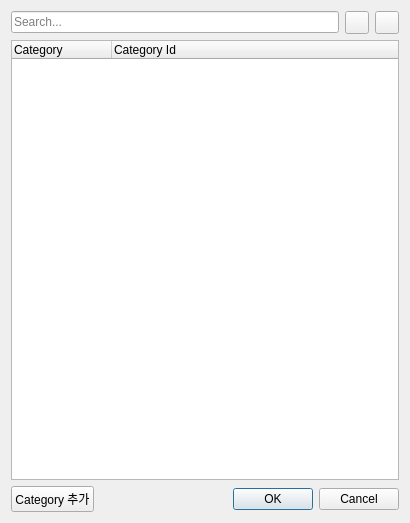
<?xml version="1.0" encoding="UTF-8"?>
<ui version="4.0">
 <class>Dialog</class>
 <widget class="QDialog" name="Dialog">
  <property name="geometry">
   <rect>
    <x>0</x>
    <y>0</y>
    <width>410</width>
    <height>523</height>
   </rect>
  </property>
  <property name="windowTitle">
   <string>Dialog</string>
  </property>
  <property name="windowIcon">
   <iconset resource="icon/res.qrc">
    <normaloff>:/case/open_folder.png</normaloff>:/case/open_folder.png</iconset>
  </property>
  <layout class="QGridLayout" name="gridLayout">
   <item row="0" column="0" colspan="2">
    <layout class="QVBoxLayout" name="verticalLayout">
     <item>
      <layout class="QHBoxLayout" name="horizontalLayout">
       <item>
        <widget class="QLineEdit" name="edt_search">
         <property name="readOnly">
          <bool>false</bool>
         </property>
         <property name="placeholderText">
          <string>Search...</string>
         </property>
         <property name="clearButtonEnabled">
          <bool>true</bool>
         </property>
        </widget>
       </item>
       <item>
        <widget class="QToolButton" name="btn_expandAll">
         <property name="text">
          <string/>
         </property>
         <property name="icon">
          <iconset resource="icon/res.qrc">
           <normaloff>:/case/expand.png</normaloff>:/case/expand.png</iconset>
         </property>
        </widget>
       </item>
       <item>
        <widget class="QToolButton" name="btn_collapseAll">
         <property name="text">
          <string/>
         </property>
         <property name="icon">
          <iconset resource="icon/res.qrc">
           <normaloff>:/case/collapse.png</normaloff>:/case/collapse.png</iconset>
         </property>
        </widget>
       </item>
      </layout>
     </item>
     <item>
      <widget class="QTreeWidget" name="tw_category">
       <property name="contextMenuPolicy">
        <enum>Qt::CustomContextMenu</enum>
       </property>
       <column>
        <property name="text">
         <string>Category</string>
        </property>
       </column>
       <column>
        <property name="text">
         <string>Category Id</string>
        </property>
       </column>
      </widget>
     </item>
    </layout>
   </item>
   <item row="1" column="0">
    <widget class="QPushButton" name="btn_addCategory">
     <property name="text">
      <string>Category 추가</string>
     </property>
     <property name="icon">
      <iconset resource="icon/res.qrc">
       <normaloff>:/case/add_category.png</normaloff>:/case/add_category.png</iconset>
     </property>
    </widget>
   </item>
   <item row="1" column="1">
    <widget class="QDialogButtonBox" name="buttonBox">
     <property name="orientation">
      <enum>Qt::Horizontal</enum>
     </property>
     <property name="standardButtons">
      <set>QDialogButtonBox::Cancel|QDialogButtonBox::Ok</set>
     </property>
    </widget>
   </item>
  </layout>
  <action name="action_addCategory">
   <property name="checkable">
    <bool>false</bool>
   </property>
   <property name="enabled">
    <bool>true</bool>
   </property>
   <property name="icon">
    <iconset resource="icon/res.qrc">
     <normaloff>:/case/add_category.png</normaloff>:/case/add_category.png</iconset>
   </property>
   <property name="text">
    <string>Category 추가</string>
   </property>
   <property name="toolTip">
    <string>Category 추가</string>
   </property>
   <property name="statusTip">
    <string>New Test Case</string>
   </property>
  </action>
 </widget>
 <resources>
  <include location="icon/res.qrc"/>
 </resources>
 <connections>
  <connection>
   <sender>buttonBox</sender>
   <signal>accepted()</signal>
   <receiver>Dialog</receiver>
   <slot>accept()</slot>
   <hints>
    <hint type="sourcelabel">
     <x>248</x>
     <y>254</y>
    </hint>
    <hint type="destinationlabel">
     <x>157</x>
     <y>274</y>
    </hint>
   </hints>
  </connection>
  <connection>
   <sender>buttonBox</sender>
   <signal>rejected()</signal>
   <receiver>Dialog</receiver>
   <slot>reject()</slot>
   <hints>
    <hint type="sourcelabel">
     <x>316</x>
     <y>260</y>
    </hint>
    <hint type="destinationlabel">
     <x>286</x>
     <y>274</y>
    </hint>
   </hints>
  </connection>
 </connections>
</ui>
